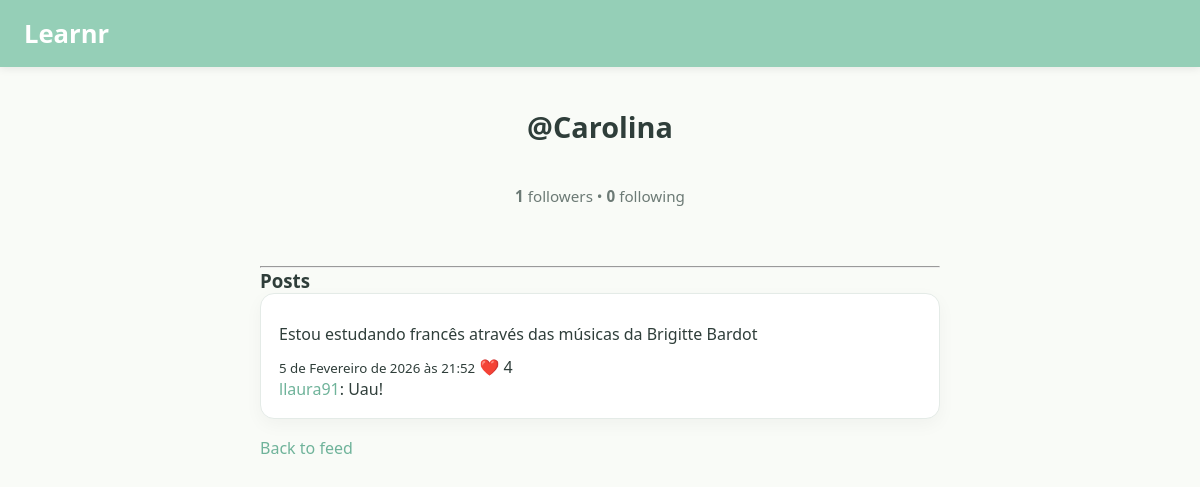
Page /perfil/3/ on the committed database.
### core/models.py (models this page shows, shortened)
class Post(models.Model):
    autor = models.ForeignKey(User, on_delete=models.CASCADE)
    texto = models.TextField()
    criado_em = models.DateTimeField(auto_now_add=True)
    curtidas = models.ManyToManyField(User, related_name="curtidas", blank=True)

class Comentario(models.Model):
    autor = models.ForeignKey(User, on_delete=models.CASCADE)
    post = models.ForeignKey(Post, on_delete=models.CASCADE, related_name="comentarios")
    texto = models.TextField()
    criado_em = models.DateTimeField(auto_now_add=True)

### core/views.py (the view)
# urls.py: path("perfil/<int:user_id>/", views.perfil, name="profile"),
def perfil(request, user_id):
    usuario = get_object_or_404(User, id=user_id)
    posts = Post.objects.filter(autor=usuario).order_by("-criado_em")
    seguidores = Seguidor.objects.filter(seguindo=usuario).count()
    seguindo = Seguidor.objects.filter(seguidor=usuario).count()
    seguindo_usuario = False
    if request.user.is_authenticated:
        seguindo_usuario = Seguidor.objects.filter(
            seguidor=request.user,
            seguindo=usuario
        ).exists()
    perfil, _ = Perfil.objects.get_or_create(usuario=usuario)
    context = {
        "usuario": usuario,
        "perfil": perfil,
        "posts": posts,
        "seguidores": seguidores,
        "seguindo": seguindo,
        "seguindo_usuario": seguindo_usuario,
    }
    return render(request, "perfil.html", context)

### core/templates/perfil.html (shortened to what this page needs)
<!DOCTYPE html>
<html>
<head>
    {% load static %}
    <link rel="stylesheet" href="{% static 'estilo.css' %}">
</head>
<body>
    <header>
        <h1>Learnr</h1>
    </header>
    <div class="container">
        <div class="profile-header">
            <h2>@{{ usuario.username }}</h2>
            <p class="seguidor-info">
                <strong>{{ seguidores }}</strong> followers •
                <strong>{{ seguindo }}</strong> following
            </p>
        </div>
        <hr>
        <h3>Posts</h3>
        {% for post in posts %}
            <div class="post">
                <div class="post-text">
                    {{ post.texto }}
                </div>
                <small>{{ post.criado_em }}</small>
                {% if user.is_authenticated %}
                    <a class="button" href="{% url 'like_post' post.id %}">
                        ❤️ {{ post.curtidas.count }}
                    </a>
                {% else %}
                    <span>❤️ {{ post.curtidas.count }}</span>
                {% endif %}
                <div class="comentarios-section">
                    {% for comentario in post.comentarios.all %}
                        <p>
                            <strong><a href="{% url 'profile' comentario.autor.id %}">{{ comentario.autor }}</a></strong>: {{ comentario.texto }}
                        </p>
                    {% endfor %}
                </div>
            </div>
        {% empty %}
            <p>This user has not posted anything yet.</p>
        {% endfor %}
        <p><a href="/">Back to feed</a></p>
    </div>
</body>
</html>

### core/static/estilo.css (style rules this page uses)
:root { --verde-principal: #95CFB7; --verde-escuro: #6fb39a; --amarelo-suave: #FFF7BD; --fundo: #f9fbf7; --card: #ffffff; --texto-principal: #2f3e3a; --texto-secundario: #6c7a75; --borda: #e4ebe7; }
* { margin: 0; padding: 0; box-sizing: border-box; font-family: "Segoe UI", Roboto, sans-serif; }
body { background: var(--fundo); color: var(--texto-principal); }
header { background: var(--verde-principal); padding: 16px 24px; box-shadow: 0 2px 8px rgba(0,0,0,0.08); position: sticky; top: 0; z-index: 10; }
header h1 { color: white; font-size: 1.6rem; font-weight: 600; }
.container { max-width: 720px; margin: 40px auto; padding: 0 20px; justify-content: center; }
.post { background: var(--card); border-radius: 14px; padding: 18px; margin-bottom: 18px; border: 1px solid var(--borda); box-shadow: 0 6px 18px rgba(0,0,0,0.04); transition: transform 0.15s ease, box-shadow 0.15s ease; }
.post-text { font-size: 1rem; margin: 10px 0; line-height: 1.5; }
a { color: var(--verde-escuro); text-decoration: none; font-weight: 500; }
.profile-header { text-align: center; margin-bottom: 60px; }
.profile-header h2 { font-size: 1.8rem; margin-bottom: 40px; color: var(--texto-principal); }
.seguidor-info { font-size: 0.95rem; color: var(--texto-secundario); margin-bottom: 48px; }

### rows in the picture
Post: texto "Estou estudando francês através das músicas da Brigitte Bardot", criado_em "5 de Fevereiro de 2026 às 21:52", curtidas.count "4"
Comentario: autor "llaura91", texto "Uau!"

### other values in the picture
{{ usuario.username }} "Carolina"
{{ seguidores }} "1"
{{ seguindo }} "0"
